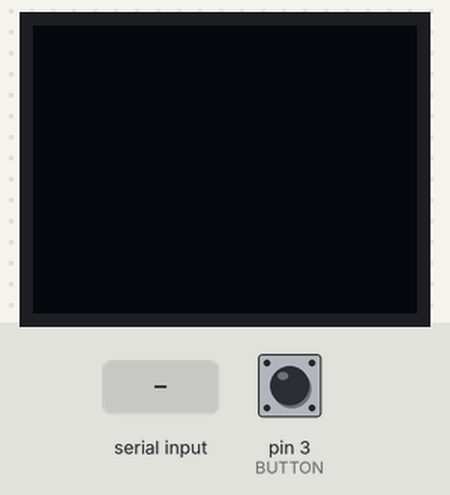
A sketch run on a simulated Arduino Uno, built with avr-gcc and run on an emulated ATmega328P. Parts: 64×48 one-colour display. The test bench sets the inputs (shaded band); at power-on: pin 3 (BUTTON) HIGH. The display library's start-up logo is not drawn.

Above: at 1.2 s.
1.3 s: "1\n" received over Serial
At 1.7 s:
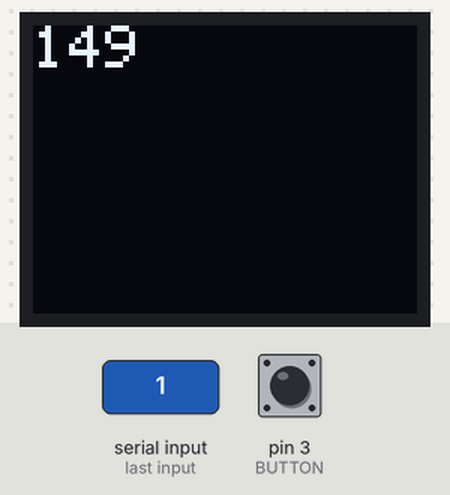
2.8 s: "0\n" received over Serial
At 3.2 s:
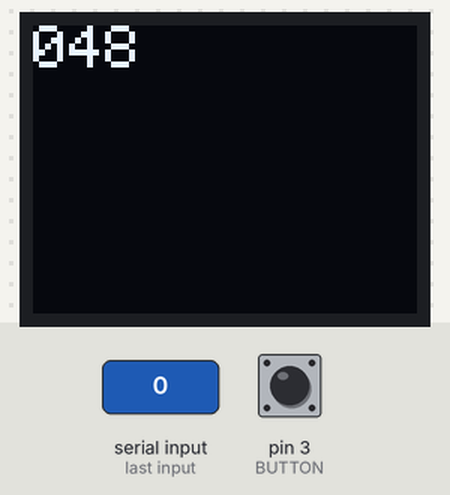
Timing chart, 0 to 5.8 s (numbered marks = the images above; inputs shaded):
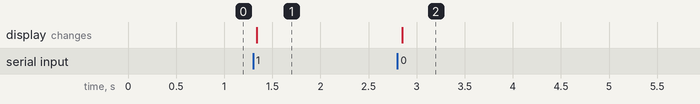

Measured:
- after the input at 1.3 s, the display: changes at once (image 1)
- after the input at 2.8 s, the display: changes after 0.05 s (image 2)

The sketch:

firmware_debug.ino
```cpp
#include <SPI.h>
#include <SFE_MicroOLED.h>

#define PIN_RESET  9
#define PIN_DC     8
#define PIN_CS    10
#define DC_JUMPER  0
#define BUTTON     3

#define CHAR_TIME_REQUEST '~'

// display 64x48
MicroOLED oled(PIN_RESET, PIN_DC, PIN_CS);

String memoStr = "";

void setup() {
  pinMode(BUTTON, INPUT);
  digitalWrite(BUTTON, HIGH);
  Serial.begin(9600);

  oled.begin();
  oled.clear(ALL); // Clear the display's internal memory logo
  oled.display();
}

int page = 0;
void serialEvent() {
  while (Serial.available()) {
    if(page ==0) {
      oled.clear(PAGE);
      oled.setCursor(0, 0);
    }
    char inChar = (char)Serial.read();
    if (inChar == -61) continue; // symbol before utf-8
    if (inChar == -62) continue; // other symbol before utf-8
    if (inChar == '\n') {
      page = 0;
      continue;
    }
    page++;
    int cint = inChar;
    oled.print(inChar);
    oled.print(cint);
    oled.print(" ");
    oled.display();
  }
}

void loop() {
  delay(100);
  if (digitalRead(BUTTON) == LOW) {
    delay(500);
    if (digitalRead(BUTTON) == LOW) {
      Serial.println( CHAR_TIME_REQUEST );
    }
  }
}
```
